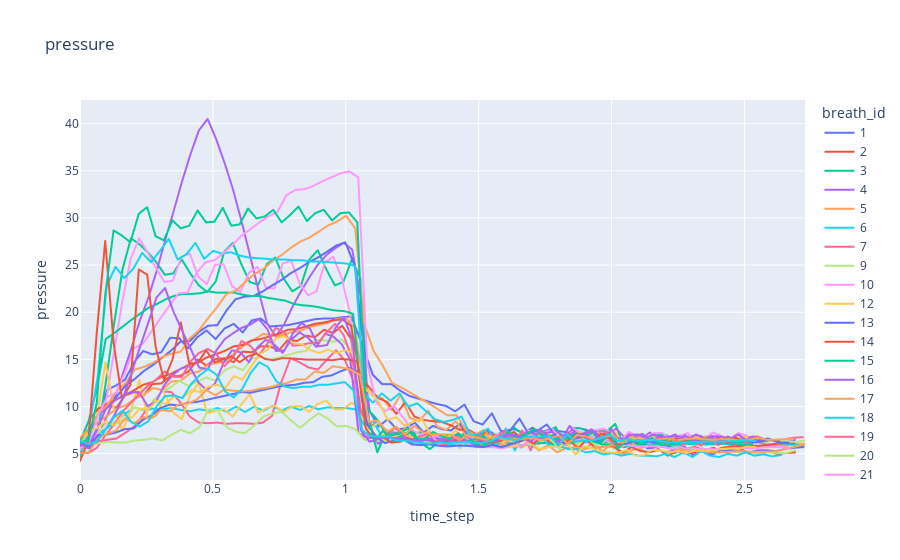
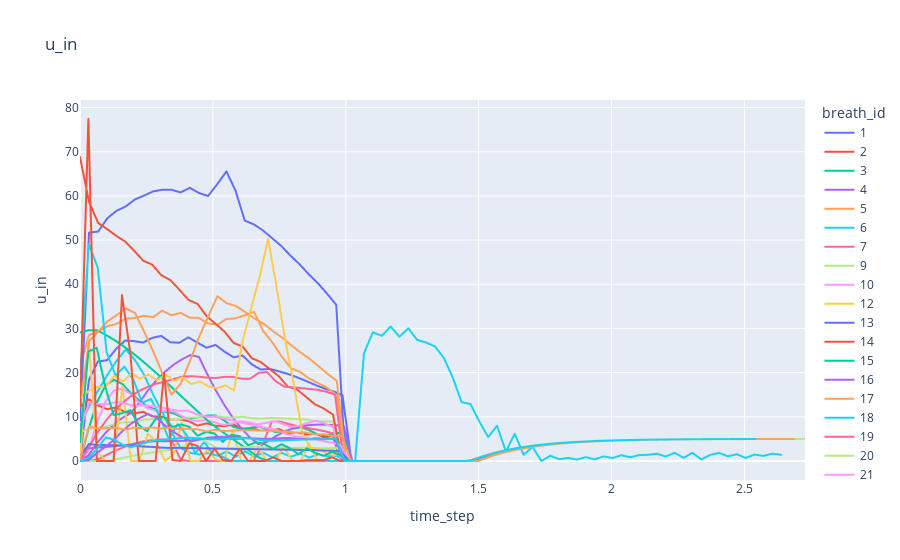
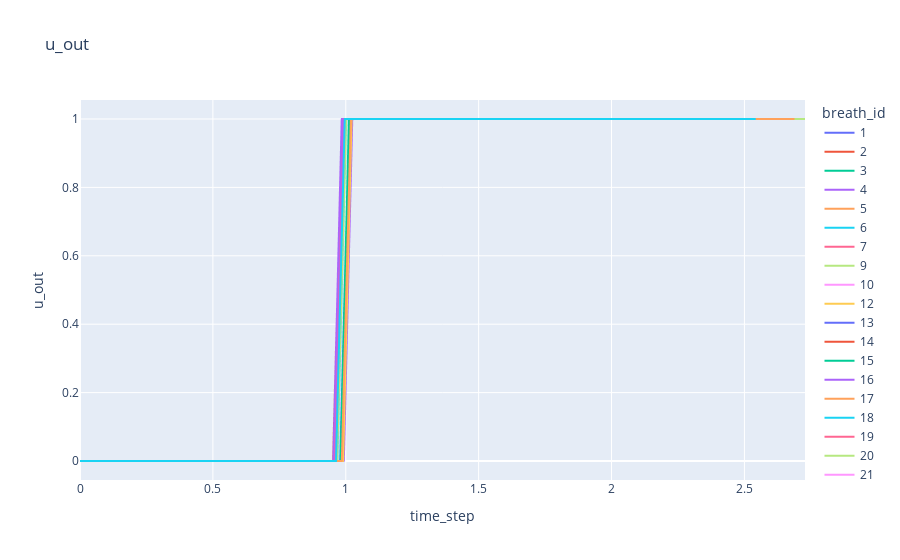

The notebook cell these images were saved under, in order:
### Code cell
# How does a typical pressure curve look like?
import plotly.express as px
mask = df_train["breath_id"]<30
for y in ["pressure","u_in","u_out"]:
    fig = px.line(df_train.loc[mask,:], x="time_step", y=y, color="breath_id", title=y)
    fig.show()
